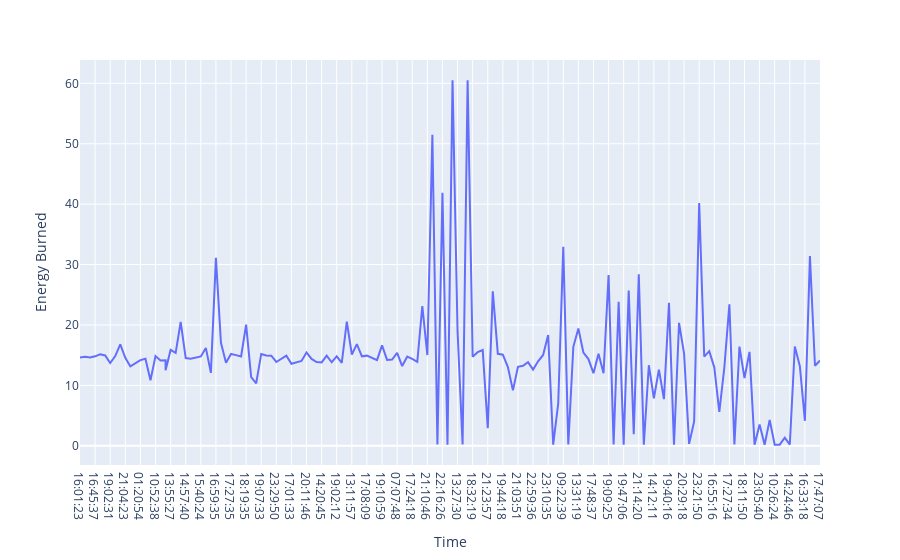

Notebook cell for this chart:
### Code cell
fig = px.line(data_frame=df, x='Time', y='Energy Burned')
fig.show()

### Figure 1 — Plotly figure (JSON) as saved in the notebook; plotly's stock layout.template omitted (floating-point values rounded to 4 significant figures; data arrays with more than 128 entries replaced by an {"elided": "..."} marker saying what was removed)
{"data": [{"hovertemplate": "Time=%{x}<br>Energy Burned=%{y}<extra></extra>", "legendgroup": "", "line": {"color": "#636efa", "dash": "solid"}, "marker": {"symbol": "circle"}, "mode": "lines", "name": "", "orientation": "v", "showlegend": false, "type": "scatter", "x": {"elided": "149 str values"}, "xaxis": "x", "y": {"elided": "149 float values"}, "yaxis": "y"}], "layout": {"legend": {"tracegroupgap": 0}, "margin": {"t": 60}, "xaxis": {"anchor": "y", "domain": [0, 1], "title": {"text": "Time"}}, "yaxis": {"anchor": "x", "domain": [0, 1], "title": {"text": "Energy Burned"}}}}
